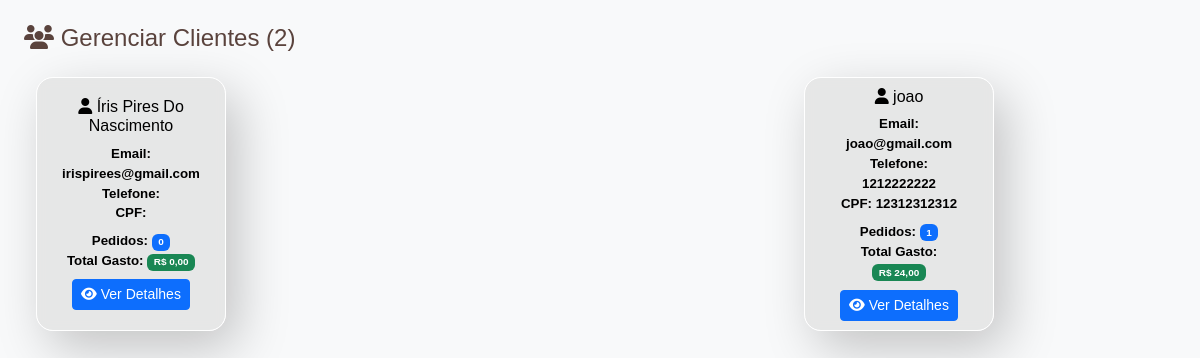
The app's page /admin/clientes/index.php (signed in) with its own data.
### tables this page shows
CREATE TABLE `usuarios` (
  `id` int(11) NOT NULL,
  `nome` varchar(100) NOT NULL,
  `email` varchar(150) NOT NULL,
  `cpf` char(11) NOT NULL,
  `telefone` varchar(20) DEFAULT NULL,
  `endereco` varchar(255) DEFAULT NULL,
  `foto` varchar(255) DEFAULT NULL,
  `senha` varchar(255) NOT NULL,
  `tipo` enum('admin','cliente') NOT NULL
);

### admin/clientes/index.php (the view, shortened to what this page needs)
<?php
$conn = open_database();
$stmt = $conn->prepare("
    SELECT
        u.id,
        u.nome,
        u.email,
        u.cpf,
        u.telefone,
        u.endereco,
        COUNT(p.id) as total_pedidos,
        SUM(p.valor_total) as total_gasto
    FROM usuarios u
    LEFT JOIN pedidos p ON u.id = p.id_cliente
    WHERE u.tipo = 'cliente'
    GROUP BY u.id
    ORDER BY u.id DESC
");
$stmt->execute();
$clientes = $stmt->fetchAll(PDO::FETCH_ASSOC);
$cliente_detalhes = null;
?>
<!DOCTYPE html>
<html lang="pt-br">
<head>
    <link rel="stylesheet" href="<?php echo BASEURL; ?>css_pda/bootstrap/css/bootstrap.min.css">
    <link rel="stylesheet" href="<?php echo BASEURL; ?>../css_pda/style_pda.css">
    <link rel="stylesheet" href="https://cdnjs.cloudflare.com/ajax/libs/font-awesome/6.4.0/css/all.min.css">
</head>
<body style="background-color: #f8f9fa;">
    <div class="container-fluid p-4">
        <h4 class="mb-4">
            <i class="fas fa-users"></i> Gerenciar Clientes (<?php echo count($clientes); ?>)
        </h4>
        <?php if ($cliente_detalhes): ?>
            <div class="card mb-4">
                <div class="card-header bg-primary text-white">
                    <h5 class="mb-0">Detalhes do Cliente: <?php echo htmlspecialchars($cliente_detalhes['nome']); ?></h5>
                </div>
                <div class="card-body">
                    <div class="row">
                        <div class="col-md-6">
                            <h6>Informações Pessoais</h6>
                            <p>
                                <strong>Nome:</strong> <?php echo htmlspecialchars($cliente_detalhes['nome']); ?><br>
                                <strong>Email:</strong> <?php echo htmlspecialchars($cliente_detalhes['email']); ?><br>
                                <strong>Telefone:</strong> <?php echo htmlspecialchars($cliente_detalhes['telefone']); ?><br>
                                <strong>CPF:</strong> <?php echo htmlspecialchars($cliente_detalhes['cpf']); ?><br>
                                <strong>Endereço:</strong> <?php echo htmlspecialchars($cliente_detalhes['endereco']); ?><br>
                            </p>
                        </div>
                        <div class="col-md-6">
                            <h6>Estatísticas</h6>
                            <div class="row">
                                <div class="col-6">
                                    <div style="background: #f0f0f0; padding: 15px; border-radius: 4px; text-align: center;">
                                        <div style="font-size: 24px; font-weight: bold; color: #8b6f47;">
                                            <?php echo $cliente_detalhes['pedidos'] ? count($cliente_detalhes['pedidos']) : 0; ?>
                                        </div>
                                        <small>Pedidos Realizados</small>
                                    </div>
                                </div>
                                <div class="col-6">
                                    <div style="background: #f0f0f0; padding: 15px; border-radius: 4px; text-align: center;">
                                        <div style="font-size: 24px; font-weight: bold; color: #28a745;">
                                            R$ <?php echo number_format($cliente_detalhes['pedidos'] ? array_sum(array_column($cliente_detalhes['pedidos'], 'valor_total')) : 0, 2, ',', '.'); ?>
                                        </div>
                                        <small>Total Gasto</small>
                                    </div>
                                </div>
                            </div>
                        </div>
                    </div>
                    <hr>
                    <h6>Histórico de Pedidos</h6>
                    <?php if ($cliente_detalhes['pedidos']): ?>
                        <div class="table-responsive">
                            <table class="table table-sm table-hover">
                                <thead class="table-light">
                                    <tr>
                                        <th>ID</th>
                                        <th>Data</th>
                                        <th>Total</th>
                                        <th>Status</th>
                                        <th>Entrega</th>
                                        <th>Ações</th>
                                    </tr>
                                </thead>
                                <tbody>
                                    <?php foreach ($cliente_detalhes['pedidos'] as $pedido): ?>
                                        <tr>
                                            <td><strong>#<?php echo $pedido['id']; ?></strong></td>
                                            <td><?php echo date('d/m/Y H:i', strtotime($pedido['data_pedido'])); ?></td>
                                            <td>R$ <?php echo number_format($pedido['valor_total'], 2, ',', '.'); ?></td>
                                            <td>
                                                <span class="badge bg-info"><?php echo ucfirst($pedido['status']); ?></span>
                                            </td>
                                            <td><?php echo date('d/m/Y', strtotime($pedido['data_entrega'])); ?></td>
                                            <td>
                                                <a href="<?php echo BASEURL; ?>admin/pedidos/?ver=<?php echo $pedido['id']; ?>" class="btn btn-sm btn-primary" target="_blank">
                                                    <i class="fas fa-external-link-alt"></i>
                                                </a>
                                            </td>
                                        </tr>
                                    <?php endforeach; ?>
                                </tbody>
                            </table>
                        </div>
                    <?php else: ?>
                        <div class="alert alert-info">
                            <i class="fas fa-info-circle"></i> Este cliente ainda não realizou pedidos.
                        </div>
                    <?php endif; ?>
                    <a href="<?php echo BASEURL; ?>admin/clientes/" class="btn btn-secondary mt-3">
                        <i class="fas fa-arrow-left"></i> Voltar
                    </a>
                </div>
            </div>
        <?php else: ?>
            <div class="row">
                <?php foreach ($clientes as $cliente): ?>
                    <div class="col-md-6 col-lg-4">
                        <div class="card card-cliente">
                            <div class="card-body">
                                <h6 class="card-title">
                                    <i class="fas fa-user"></i> <?php echo htmlspecialchars($cliente['nome']); ?>
                                </h6>
                                <small>
                                    <p class="mb-2">
                                        <strong>Email:</strong> <?php echo htmlspecialchars($cliente['email']); ?><br>
                                        <strong>Telefone:</strong> <?php echo htmlspecialchars($cliente['telefone']); ?><br>
                                        <strong>CPF:</strong> <?php echo htmlspecialchars($cliente['cpf']); ?>
                                    </p>
                                    <p class="mb-2">
                                        <strong>Pedidos:</strong>
                                        <span class="badge bg-primary"><?php echo $cliente['total_pedidos']; ?></span><br>
                                        <strong>Total Gasto:</strong>
                                        <span class="badge bg-success">
                                            R$ <?php echo number_format($cliente['total_gasto'] ?? 0, 2, ',', '.'); ?>
                                        </span>
                                    </p>
                                </small>
                                <a href="?ver=<?php echo $cliente['id']; ?>" class="btn btn-sm btn-primary">
                                    <i class="fas fa-eye"></i> Ver Detalhes
                                </a>
                            </div>
                        </div>
                    </div>
                <?php endforeach; ?>
            </div>
        <?php endif; ?>
    </div>
</body>
</html>

### css_pda/style_pda.css (style rules this page uses)
body { font-family:Arial,Helvetica,sans-serif; }
.card { border:1px solid #ddd;padding:1rem;border-radius:6px }
a { color:#06c }
.row { display: flex; justify-content: space-between; margin: 0.5rem 0; font-size: 0.95rem; }
.row { display: flex; justify-content: space-between; margin: 0.5rem 0; }
:root { --primary-color: #d65a7d; --primary-hover: #b83f60; --secondary-color: #4a3e3d; --bg-light: #fff9f9; --text-dark: #2d2525; --text-muted: #756a6a; }
body { font-family: 'Montserrat', sans-serif; color: var(--text-dark); background-color: var(--bg-light); }
* { margin: 0; padding: 0; box-sizing: border-box; }
body { background: #fdf9f9; font-family: 'Plus Jakarta Sans', sans-serif; color: #5A433D !important; }
.card-cliente { background: white; border-left: 4px solid #8b6f47; margin-bottom: 15px; }
.card { box-sizing: border-box; width: 190px; height: 254px; background: rgba(217, 217, 217, 0.58); border: 1px solid white; box-shadow: 12px 17px 51px rgba(0, 0, 0, 0.22); backdrop-filter: blur(6px); border-radius: 17px; text-align: center; cursor: pointer; transition: all 0.5s; display: flex; align-items: center; justify-content: center; user-select: none; font-weight: bolder; color: black; }

### records on screen
usuarios: nome "Íris Pires Do Nascimento", email "irispirees@gmail.com", total_pedidos "0", total_gasto "0,00"
usuarios: nome "joao", email "joao@gmail.com", telefone "1212222222", cpf "12312312312", total_pedidos "1", total_gasto "24,00"

### other values on screen
count($clientes) "2"
